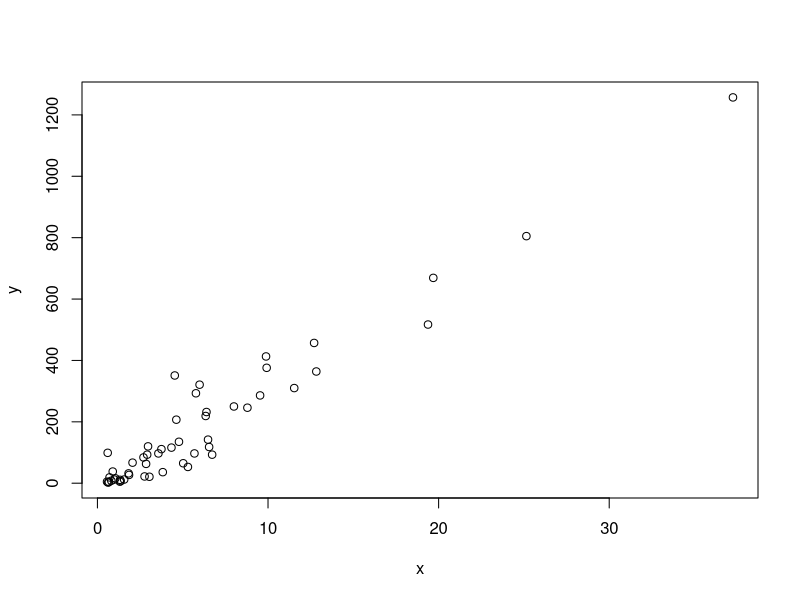

Here is the R script that generated this plot:
library(dslabs)

data(murders)





    




##### SORTING ############

# La función sort ordena un vector en orden creciente.


data(murders)

murders

sort(murders$populatio)








# La función order toma un vector como entrada y devuelve
# el vector de índices que clasifica el vector de entrada.


x <- c(31, 4, 15, 92, 65)
x

order(x)








## la función order devuelve el índice que ordena el vector de entrada


order(x)



index <- order(x)
index

x[index] 






## ¿Cómo ordenar los estados por asesinatos?



murders$state[1:20]




murders$abb[1:30]

murders


## Primero obtenemos el índice que ordena los vectores por el total de asesinatos
## luego ponemos el vector de nombres de estado en un índice

ind <- order(murders$total)



murders$state[ind]

murders$abb[ind]








# Si solo estamos interesados en la entrada con el mayor valor, podemos usar max:

max(murders$total)



## which.max para el índice del valor mayor:

i_max <- which.max(murders$total)
murders$state[i_max]



## podemos usar min y which.min del mismo modo.









# suma de vectores 
x <- c(1, 2, 3)
y <- c(10, 20, 30)
x+y





x <- c(1, 2, 3)
y <- c(10, 20, 30, 40, 50, 60, 70)
x+y


# otras operaciones

x <- c(1, 2, 3, 4, 5)

x*3

x-9


## Así como con la suma aplica para otras operaciones matemáticas, como -, * y /



murders

## Esto implica que para calcular las tasas de asesinatos lo hacemos así


murder_rate <- murders$total/ murders$population * 100000
murder_rate








# para poner a los estados en orden por tasa de asesinatos:

murders$state[order(murder_rate)]




murders$abb[order(murder_rate)]




# la tasa promedio de asesinatos para EE. UU.

mean(murder_rate)





################# EJERCICIOS ####################

temp <- c(35, 88, 42, 84, 81, 30)
city <- c("Beijing", "Lagos", "Paris", "Rio de Janeiro",
          "San Juan", "Toronto")
city_temps <- data.frame(name = city, temperature = temp)

city_temps












###### Indexación


##  crear subconjuntos con lógicos








ind <- murder_rate < 0.71
ind




ind <- murder_rate <= 0.71
ind




### Para ver qué estados son estos, podemos aprovechar el hecho de que
### los vectores se pueden indexar con lógicos.


murders$state[ind]






## Para contar cuántos son TRUE, la función sum devuelve la suma de las entradas de un vector y fuerza una conversión 
## de los vectores lógicos a numéricos con TRUE codificado como 1 y FALSE como 0. 


sum(ind)










## un estado seguro en la región occidental del país y que la tasa de asesinatos sea como máximo 1.


## Operadores lógicos

#  operador lógico and (&) 
# Esta operación da como resultado TRUE solo cuando ambos lógicos son TRUE

TRUE & TRUE





murders



west <- murders$region == "West"
west


safe <- murder_rate <= 1
safe


ind <- safe & west
ind


murders$state[ind]






###### which

## Cual es la tasa de asesinatos de California?





## La función which nos dice qué entradas de un vector lógico son TRUE. 


ind <- which(murders$state == "California")
murder_rate[ind]








### match

## tasas de asesinatos de varios estados


ind <- match(c("Hawaii" , "Idaho"   ,"Oregon" , "Utah"  ,  "Wyoming"), murders$state)
ind


murder_rate[ind]




## %in%

## Boston, Dakota y Washington son estados?



c("Boston", "Dakota", "Washington") %in% murders$state








### Gráficos básicos

## plot

x <- murders$population/ 10^6
y <- murders$total
plot(x, y)








### TAREA



# 1
murder_rate <- murders$total/ murders$population * 100000
murder_rate

low <- murder_rate <1
low

# 2
ind <- which(low)
ind

# 3
murders$state[ind]

# 4 
states <- murders$region == "Northeast"
ind1 <- states & low
murders$state[ind1]

# 5
mean <- murder_rate < mean(murder_rate)
sum(mean)

# 6
ind <- match(c("AK", "MI", "IA"), murders$abb)
murders$state[ind]

#7 
x <- c("MA", "ME", "MI", "MO", "MU") %in% murders$abb
x
